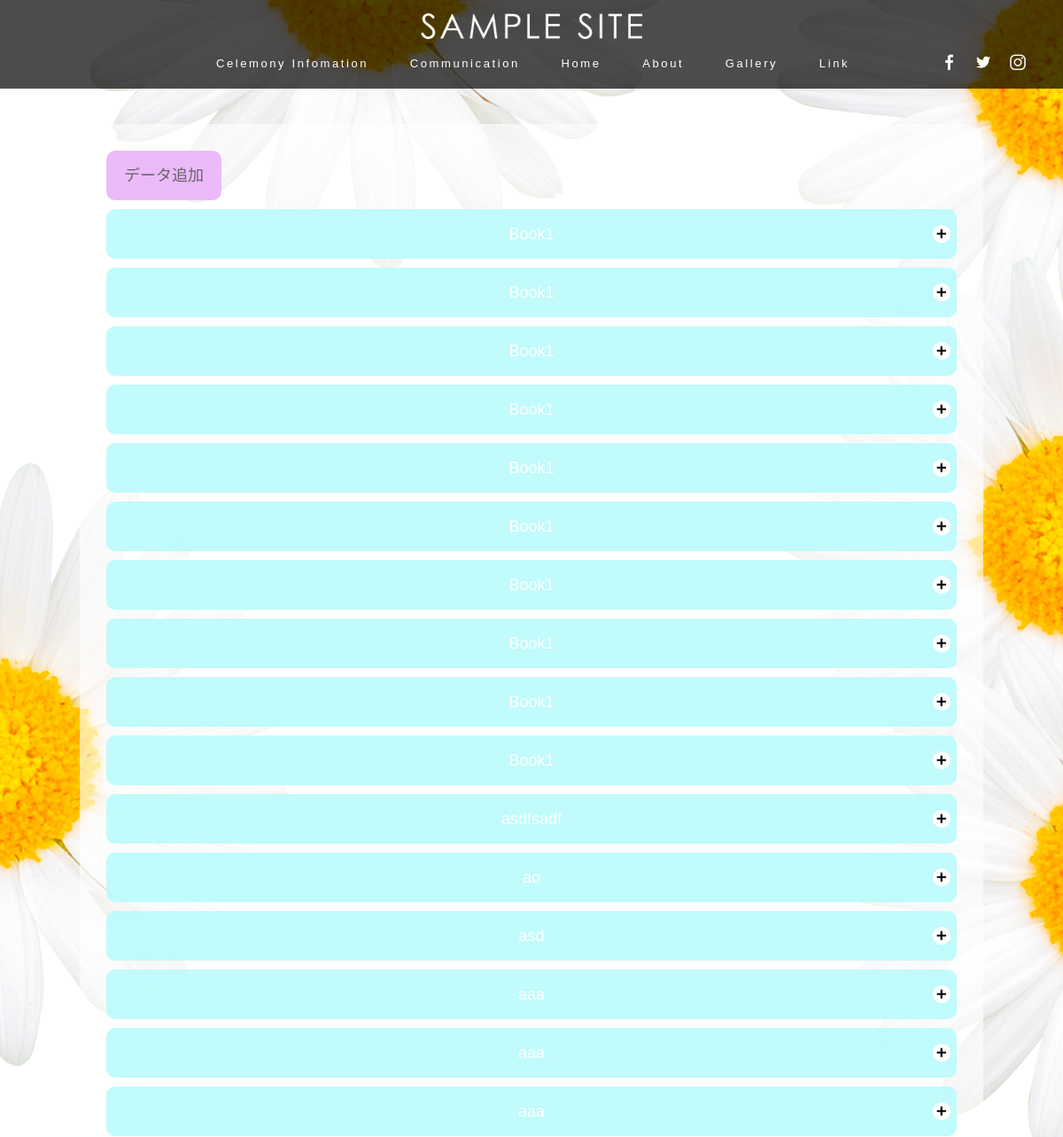
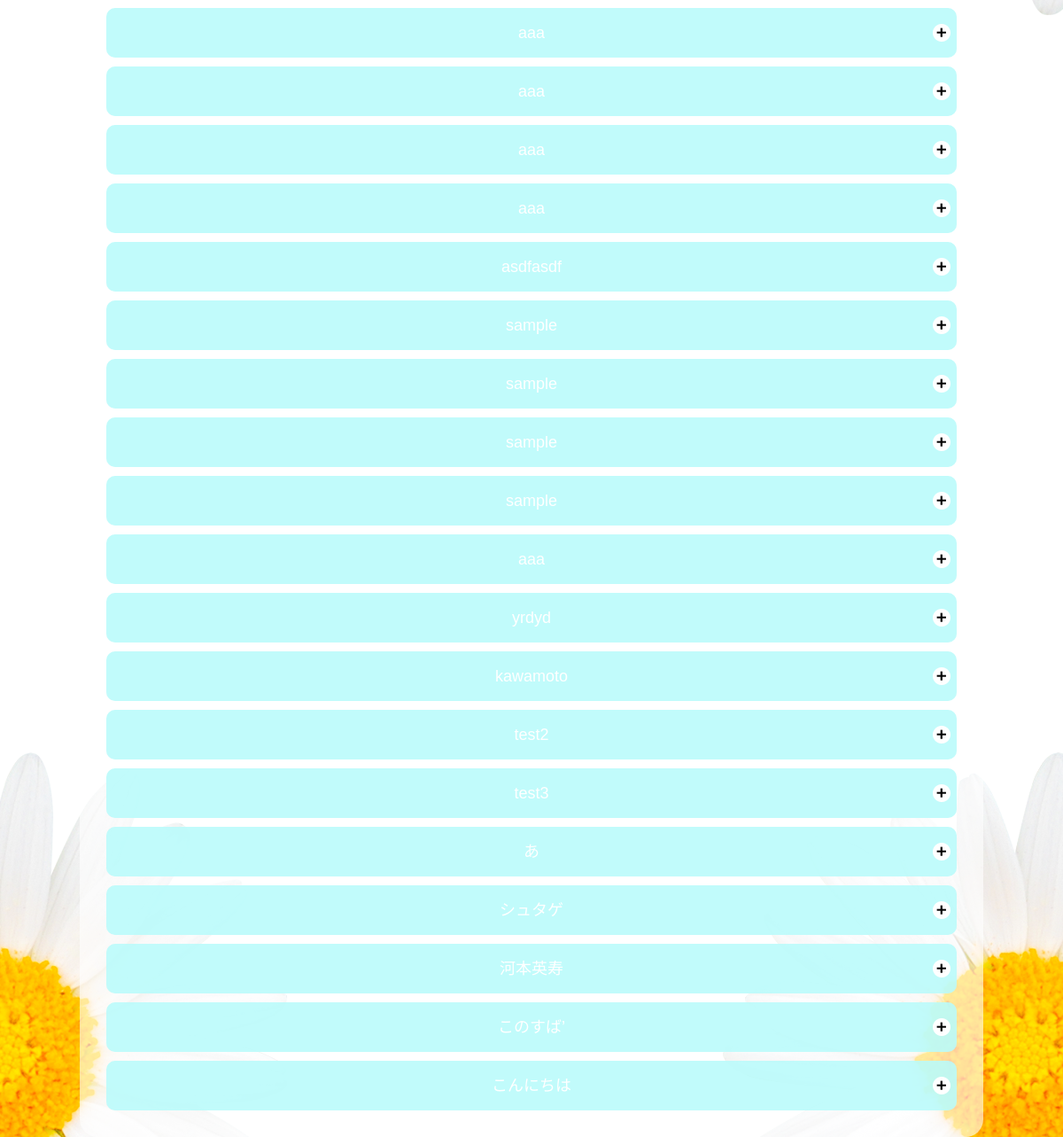
The page /store/book_list/ on the database its author committed (2 pictures, top to bottom).
### store/models.py (models this page shows, shortened)
class BaseModel(models.Model):
  create_at = models.DateTimeField()
  update_at = models.DateTimeField()
  class Meta:
    abstract = True

class Books(BaseModel):
  name = models.CharField(verbose_name="氏名", max_length=255)
  description = models.TextField(verbose_name="メッセージ本文")
  price = models.IntegerField(verbose_name="（仮）")
  type_name = models.TextField(verbose_name="宛先")
  mail = models.EmailField(verbose_name="メールアドレス ※こちらの入力は任意です", null=True, blank=True)
  image = models.ImageField(upload_to='picture/', verbose_name='イメージ画像', null=True, blank=True)
  class Meta:
    db_table = 'books'

### store/views.py (the view)
# urls.py: path('book_list/', BookListView.as_view(), name='book_list'),
class BookListView(ListView):
  model = Books
  template_name = 'book_list.html'
  def get_queryset(self):
    qs = super(BookListView, self).get_queryset()
    if 'name' in self.kwargs:
      qs = qs.filter(name__startswith=self.kwargs['name'])
    qs = qs.order_by('description')
    return qs

### templates/book_list.html (shortened to what this page needs)
{% load static %}
<!DOCTYPE html>
<html lang="ja">
  <head>
    <link rel="stylesheet" type="text/css" href="{% static 'style.css' %}">
    <link rel="stylesheet" type="text/css" href="{% static 'style-opening.css' %}">
  </head>
  <body class="book_list">
      {% include 'header_pc.html' %}
      <section class="inner first">
        <section>
          <div class="accordion">
            <a href="{% url 'store:book_add' %}" class="add-data-btn">データ追加</a>
            {% for object in object_list %}
              <div class="accordion-area">
                <p class="menu js-menu no-active">{{ object.name }}</p>
              </div>
            {% endfor %}
          </div>
        </section>
      </section>
    <aside id="mainimg">
    <img src="{% static '2.png' %}" alt="" class="photo photo2">
    <img src="{% static '2.png' %}" alt="" class="photo photo3">
    <img src="{% static '2.png' %}" alt="" class="photo photo4">
    <img src="{% static '2.png' %}" alt="" class="photo photo9">
    </aside>
  </body>
</html>

### templates/header_pc.html
{% load static %}
<header>
<h1 id="logo"><a href="index.html"><img src="{% static 'logo.png' %}"></a></h1>
<nav id="menubar">
<ul>
<li><a href="{% url 'store:celemony_info' %}"> Celemony Infomation</a></li>
<li><a href="{% url 'store:book_list' %}"> Communication</a></li>
<li><a href="{% url 'store:home' %}">Home</a></li>
<li><a href="{% url 'store:about' %}">About</a></li>
<li><a href="{% url 'store:home' %}">Gallery</a></li>
<li><a href="{% url 'store:home' %}">Link</a></li>
</ul>
</nav>
<ul class="icon">
<li><a href="#"><img src="{% static 'icon_facebook.png' %}" alt="Facebook"></a></li>
<li><a href="#"><img src="{% static 'icon_twitter.png' %}" alt="Twitter"></a></li>
<li><a href="#"><img src="{% static 'icon_instagram.png' %}" alt="Instagram"></a></li>
</ul>
</header>

### store/static/style.css (style rules this page uses)
body,html { width: 100%;height: 100%; }
body { margin: 0px; padding: 0px; color: #666; font-family: "ヒラギノ丸ゴ Pro", "Hiragino Maru Gothic Pro","ヒラギノ角ゴ Pro", "Hiragino Kaku Gothic Pro", "メイリオ", Meiryo, Osaka, "ＭＳ Ｐゴシック", "MS PGothic", sans-serif; font-size: 13px; line-height: 2; background: #fff; -webkit-text-size-adjust: none; }
h1,h2,h3,h4,h5,p,ul,ol,li,dl,dt,dd,form,figure,form { margin: 0px;padding: 0px;font-size: 100%;font-weight: normal; }
ul { list-style-type: none; }
img { border: none;max-width: 100%;height: auto;vertical-align: middle; }
a { color: #666; transition: 0.4s; }
header { text-align: center; position: fixed; z-index: 10; left: 0px; top: 0px; width: 100%; height: 100px; background: #333; background: rgba(0,0,0,0.7); }
header #logo img { width: 250px; margin-top: 15px; }
header .icon { position: absolute; right: 3%; bottom: 15px; }
header .icon li { display: inline; }
header .icon img { width: 30px; margin-left: 5px; }
#menubar { position: relative; text-align: center; font-size: 13px; margin-top: 15px; }
#menubar li { display: inline; }
#menubar li a { text-decoration: none; color: #fff; padding: 0px 10px 5px 13px; letter-spacing: 0.2em; margin: 0 10px; }
.inner { background: #fff; background: rgba(255,255,255,0.6); width: 80%; margin: 0 auto 40px; padding: 30px; border-radius: 20px; }
.first { margin-top: 140px !important; }
.accordion { margin: 0 auto; display: block; }
.menu { color: white; font-size: 18px; padding: 10px; text-align: center; cursor: pointer; user-select: none; margin-top: 10px; }
.menu.no-active { background: url("./btn_plus.png") no-repeat right center/34px 34px rgba(186, 251, 251, 0.8); border-radius: 10px; }
.accordion-area { background-color: rgba(186, 251, 251, 0.4); border-radius: 10px; }
.add-data-btn { display: inline-block; border-radius: 10px; background-color: rgb(236, 186, 251); font-size: 18px; padding: 10px 20px; text-align: center; cursor: pointer; user-select: none; margin: 0 auto; text-decoration: none; }

### store/static/style-opening.css (style rules this page uses)
.photo { position: fixed; z-index: -1; }
.photo2 { right: -15%; bottom: -15%; }
.photo3 { left: -20%; bottom: -20%; }
.photo4 { right: -10%; top: -10%; }
.photo9 { left: 25%; top: -10%; }
@media screen and (orientation: portrait) { .photo2 { right: -25%; bottom: -10%; } }
@media screen and (orientation: portrait) { .photo3 { left: -30%; bottom: -10%; } }
@media screen and (orientation: portrait) { .photo4 { right: -30%; top: -10%; } }
@media screen and (orientation: portrait) { .photo9 { left: 5%; top: -15%; } }

### rows shown on the page
Books: name "Book1"
Books: name "Book1"
Books: name "Book1"
Books: name "Book1"
Books: name "Book1"
Books: name "Book1"
Books: name "Book1"
Books: name "Book1"
Books: name "Book1"
Books: name "Book1"
Books: name "asdfsadf"
Books: name "ao"
Books: name "asd"
Books: name "aaa"
Books: name "aaa"
Books: name "aaa"
Books: name "aaa"
Books: name "aaa"
Books: name "aaa"
Books: name "aaa"
Books: name "asdfasdf"
Books: name "sample"
Books: name "sample"
Books: name "sample"
Books: name "sample"
Books: name "aaa"
Books: name "yrdyd"
Books: name "kawamoto"
Books: name "test2"
Books: name "test3"
Books: name "あ"
Books: name "シュタゲ"
Books: name "河本英寿"
Books: name "このすば’"
Books: name "こんにちは"
